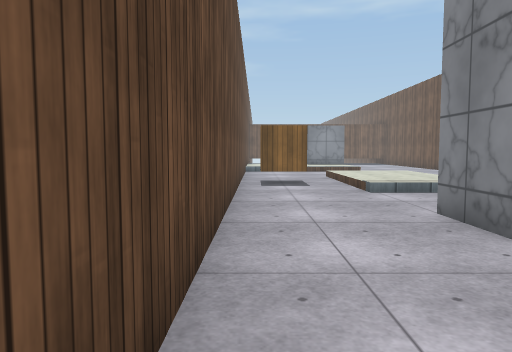
[1] (above)

17 first-person views from a walk through a scene from a Unity 3-D project. The camera is 1.2 m above the floor, tilts 4° down and sees 70° across. The floor is counted in squares, 1 m on a side. Each view is taken from the middle of a square. On the plan, view 1 faces up. The plan holds only what a view shows up to about 15 squares ahead; the rest is blank. The place goes on beyond the plan. The player character is not drawn. Surface patterns are stand-ins for the level's own textures.

[2]
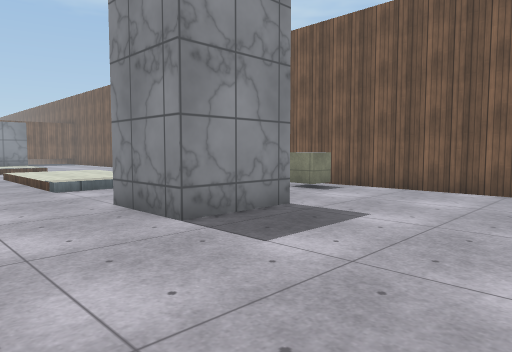

[3]
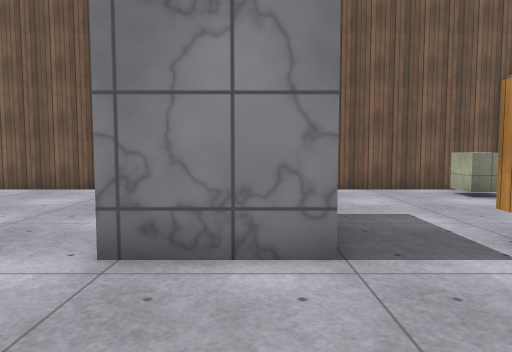

[4]
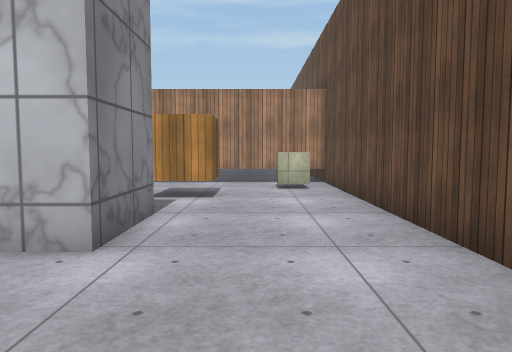

[5]
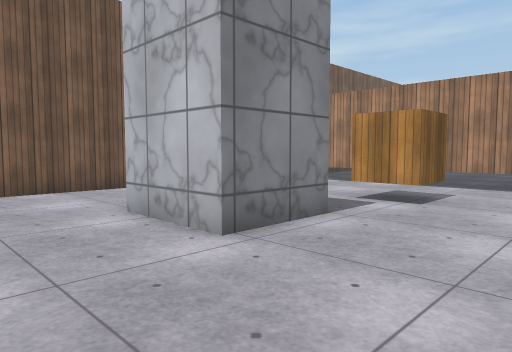

[6]
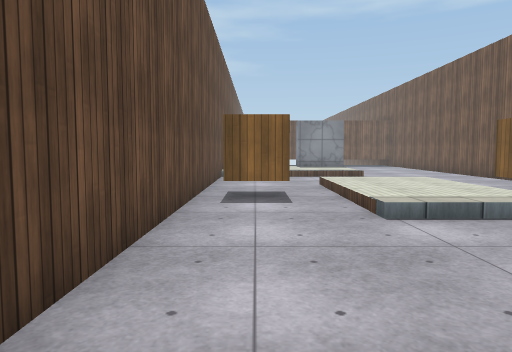

[7]
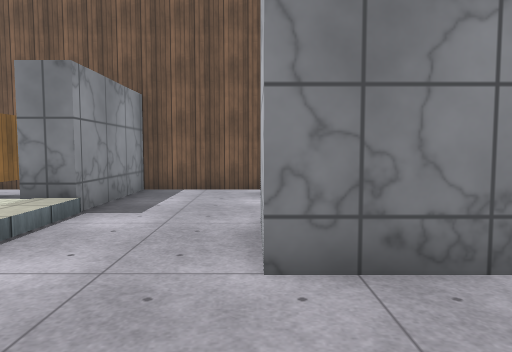

[8]
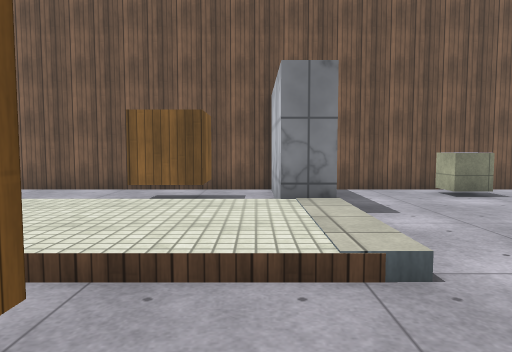

[9]
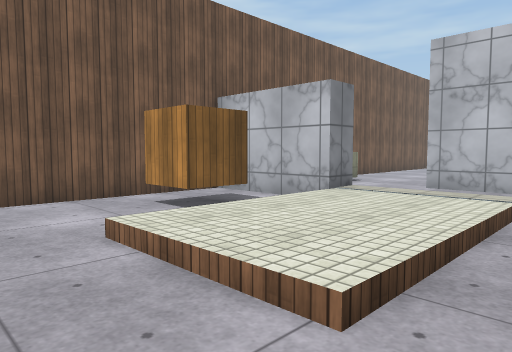

[10]
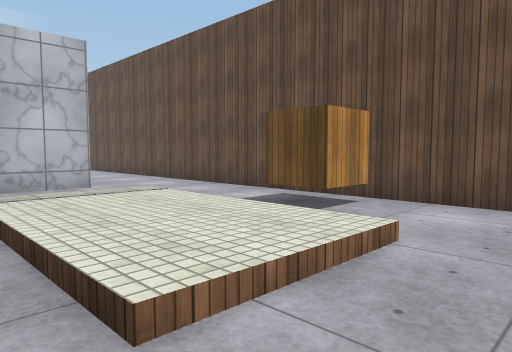

[11]
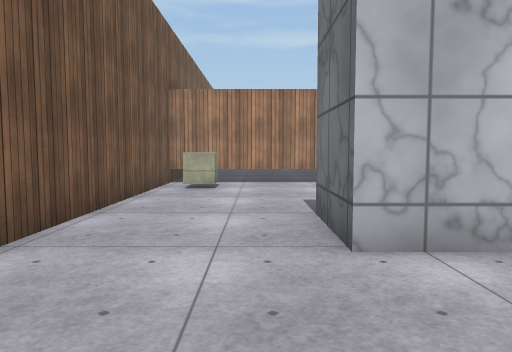

[12]
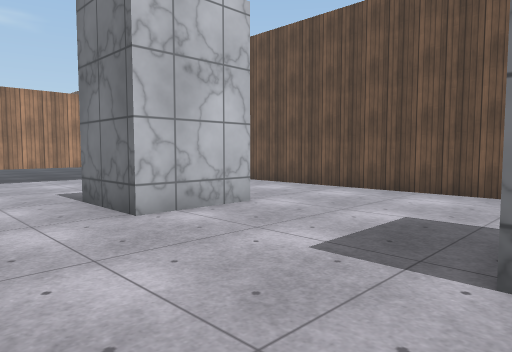

[13]
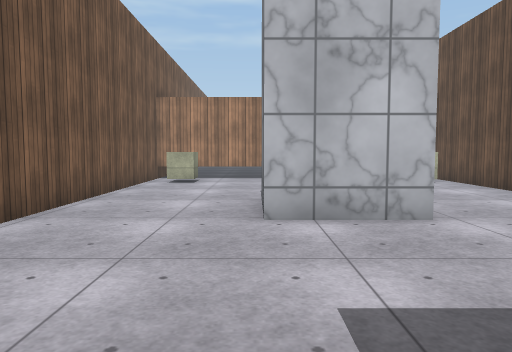

[14]
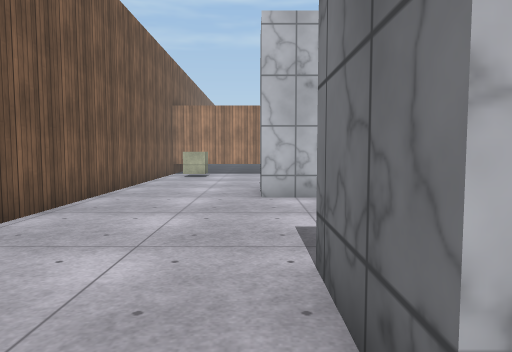

[15]
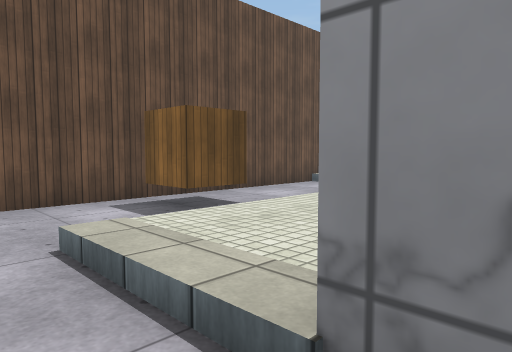

[16]
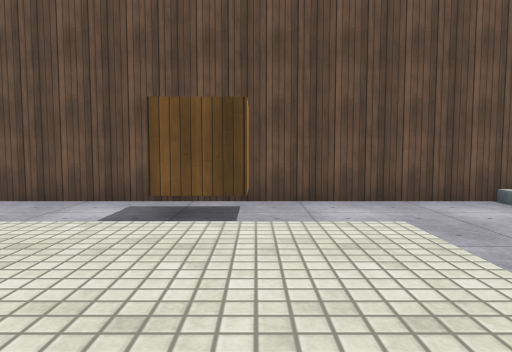

[17]
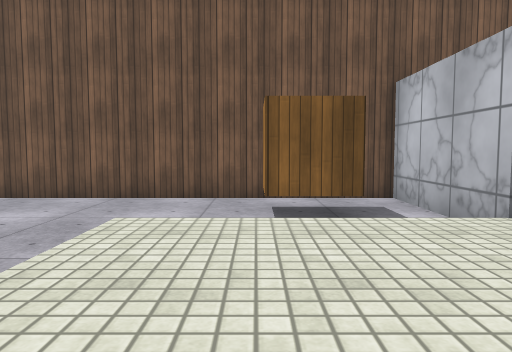

### Floor plan
Key: @ floor where view 1 was taken; # wall or solid block; x gap in a wall; . main floor; : floor 0.25 m higher than the main floor; / step, stairs or slope; ^ raised ledge.
Columns run from 1 left of view 1 to 11 right of it. Each row starts with its distance up from view 1.
 19 #....   ....#
 18 #...........#
 17 #....////...#
 16 #....:::/...#
 15 #....:::/...#
 14 #x#..:::/ #x#
 13 #....:::/ ..#
 12 #....:::/ ..#
 11 #....:::#####
 10 #...........#
  9 #...........#
  8 #...........#
  7 #....###...^#
  6 #....###...^#
  5 #....###....#
  4 #...........#
  3 #...........#
  2 #...........#
  1 #...........#
  0 #@..........#
 -1 #...........#
 -2 #....####...#
 -3 #....# ##...#
 -4 #....###....#
 -5 #...........#
 -6 #...........#
 -7 #....#......#
 -8 #...........#
 -9 #.^........^#
-10 #...........#
-11 #############

Positions as (right, up) in squares from view 1, and headings:
1: (0, 0), facing up
2: (0, -1), facing up-right
3: (0, -3), facing right
4: (2, 3), facing down
5: (0, 2), facing down-right
6: (1, 4), facing up
7: (0, 7), facing right
8: (0, 12), facing right
9: (2, 19), facing down-right
10: (8, 19), facing down-left
11: (8, 3), facing down
12: (10, 5), facing down-left
13: (7, 5), facing down
14: (7, 8), facing down
15: (8, 9), facing up-left
16: (8, 15), facing left
17: (2, 15), facing right
